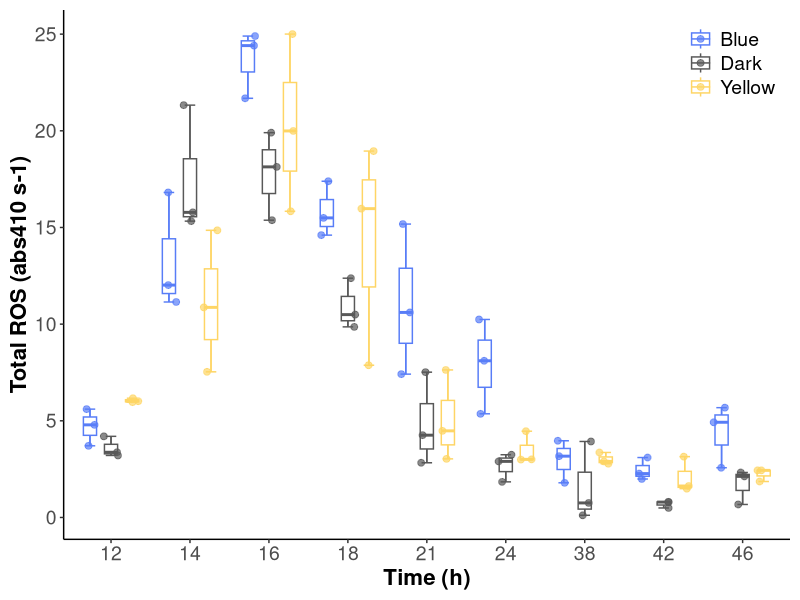

Reproduce this figure in R.
# === 1. load data ===
library(readxl)
setwd('/Users/yangliao/Documents/GitHub/OSProtein')
tROS <- data.frame(read_excel('./04_ROS_Enzyme/data/tROS.xlsx'))
head(tROS)
# Samples Time     Rate Light
# 1      B1   12 5.603586  Blue
# 2      B2   12 4.789975  Blue
# 3      B3   12 3.705544  Blue
# 4      D1   12 3.372503  Dark
# 5      D2   12 3.206403  Dark
# 6      D3   12 4.195470  Dark

library(ggplot2)
library(ggpubr)
results <- compare_means(Rate~Light, data=tROS, group.by = 'Time',# ref.group = 'Dark', 
              method = 't.test')

# === 2. Visualization ===
Cust_palette <- c('#587DF7', '#585858', '#FED565') 
# Cust_palette <- c('#65D4CF', '#587DF7', '#FE7875', '#FED565', '#585858') # green, blue, red, yellow, solar
top.mar=0.1
right.mar=0.1
bottom.mar=0.1
left.mar=0.1
mytheme<-theme_classic()+
  theme(# plot.title = element_text(hjust = 0.5,size = 16, face = 'bold'),
    axis.text = element_text(size = 14),
    axis.title = element_text(size = 16, face = 'bold'),
    legend.text = element_text(size = 14),
    # legend.title = element_text(size = 16),
    legend.title = element_blank(),
    legend.position = c(0.92, 0.9), # 调整legend位置
    legend.background = element_blank(),
    plot.margin=unit(x=c(top.mar,right.mar,bottom.mar,left.mar),
                     units="inches"))

p <- ggboxplot(tROS, x="Time", y="Rate", color = "Light",
               palette = Cust_palette, width = 0.5,
               add = "jitter", add.params = list(size = 2, alpha = 0.7),
               bxp.errorbar = T,
               bxp.errorbar.width = 0.4)

p + labs(x = 'Time (h)', y = 'Total ROS (abs410 s-1)') + mytheme 

